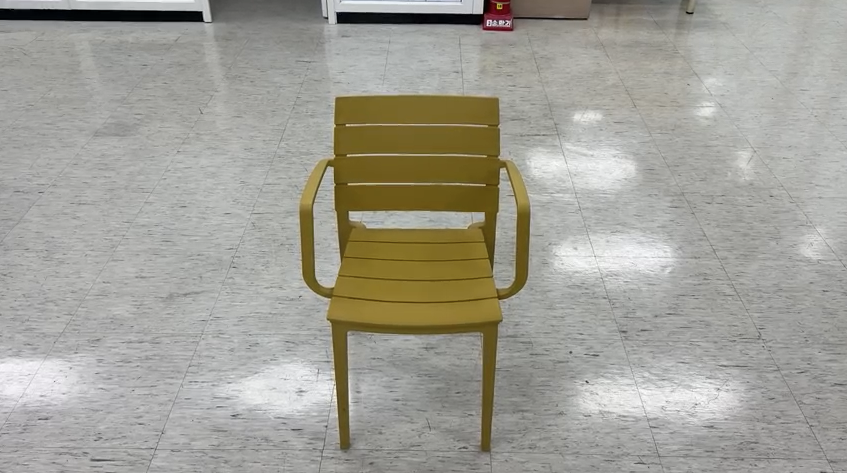
#> input picture assets/chair_template.png, 847 x 473 px
$ python test.py
#> lines starting #> are read from the running program, lines starting #| are printed output that depends on the picture; pictures that were not available may be replaced by others from this repository, and a replacement may not be noted
import cv2, numpy as np, time, math
from typing import Tuple

# ===== 사용자 설정 =====
SOURCE = "../../assets/chair_test_480p_30fps.mp4"  # 0 이면 웹캠
TEMPLATE_PATH = "../../assets/chair_template.png"  # 기준 템플릿 파일
FRAME_MAX_W = 720     # 입력 프레임을 이 너비로 축소 (속도 ↑), 0이면 원본
ANALYZE_EVERY = 2      # N프레임마다 분석(1=매프레임, 2=절반)
POS_THRESH_PX = 100     # 기준 위치로부터 허용 편차(픽셀, 축소 후 기준)
SCORE_THRESH  = 0.8   # 유사도 임계 (TM_CCOEFF_NORMED: 0~1, 높을수록 유사)
GRACE_SECS    = 10     # 이탈 지속 허용 시간
ROT_DEGS      = list(range(-15, 16, 5)) # 템플릿 회전 각도 스윕(도 단위)
METHOD        = cv2.TM_CCOEFF_NORMED     # 정규화 상관

# =====================

def resize_keep_w(img, max_w: int):
    if max_w and img.shape[1] > max_w:
        r = max_w / img.shape[1]
        return cv2.resize(img, (max_w, int(img.shape[0]*r))), r
    return img, 1.0

def rotate_img(img, deg):
    (h,w) = img.shape[:2]
    M = cv2.getRotationMatrix2D((w/2, h/2), deg, 1.0)
    return cv2.warpAffine(img, M, (w,h), flags=cv2.INTER_LINEAR, borderMode=cv2.BORDER_REPLICATE)

def preprocess_for_matching(img):
    # 조명 변화에 조금 더 강하게: 그레이+약블러+엣지(선택)
    g = cv2.cvtColor(img, cv2.COLOR_BGR2GRAY)
    g = cv2.GaussianBlur(g, (3,3), 0)
    return g

def best_match(frame_gray, templates_gray):
    # 여러 회전 템플릿 중 최고 유사/위치/각도 찾기
    best = {"score": -1, "top_left": (0,0), "size": None, "deg": 0}
    for deg, tmpl in templates_gray:
        res = cv2.matchTemplate(frame_gray, tmpl, METHOD)
        minv, maxv, minloc, maxloc = cv2.minMaxLoc(res)
        if maxv > best["score"]:
            th, tw = tmpl.shape[:2]
            best.update({
                "score": maxv,
                "top_left": maxloc,
                "size": (tw, th),
                "deg": deg
            })
    return best

def center_from(top_left, size):
    x,y = top_left
    tw, th = size
    return (x + tw//2, y + th//2)

def main():
    # 템플릿 로드 & 축소 & 회전군 준비
    template = cv2.imread(TEMPLATE_PATH)
#> template is the input picture: shape (473, 847, 3); mean B, G, R 150.8, 159.8, 161.4
    if template is None:
        raise SystemExit(f"Cannot read template: {TEMPLATE_PATH}")
    template, _ = resize_keep_w(template, 300)  # 템플릿도 과소/과대 방지
#> template: shape (167, 300, 3)
    templates_gray = [(deg, preprocess_for_matching(rotate_img(template, deg)))
                      for deg in ROT_DEGS]
#> in preprocess_for_matching (call 6), `g = cv2.cvtColor(img, cv2.COLOR_BGR2GRAY)`:
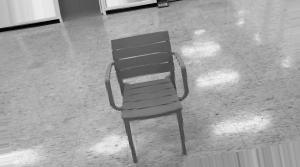
#> g: shape (167, 300); min 2, max 247, mean 160.2
#> in preprocess_for_matching (call 7), `g = cv2.cvtColor(img, cv2.COLOR_BGR2GRAY)`:
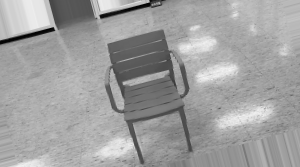
#> g: shape (167, 300); min 2, max 245, mean 159.6
#> templates_gray = 7 items

    cap = cv2.VideoCapture(SOURCE)
    if not cap.isOpened():
        raise SystemExit(f"Cannot open source: {SOURCE}")

    # 첫 프레임에서 기준 위치/각도/점수 계산
    ok, first = cap.read()
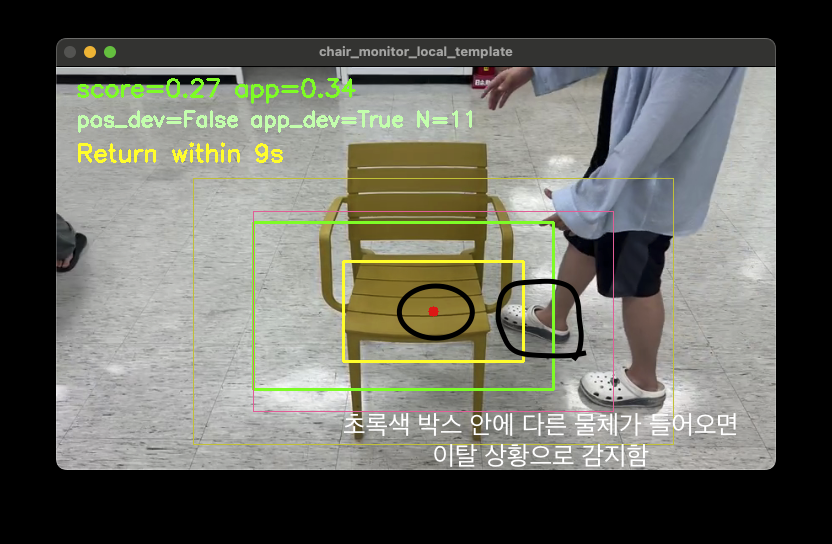
#> input picture src/tests/problem.png, 832 x 544 px, given in place of chair_test_480p_30fps.mp4, which was not available
#> first is the input picture: shape (544, 832, 3); mean B, G, R 93.8, 102.3, 101.4
    if not ok:
        raise SystemExit("No first frame")
    first, scale_r = resize_keep_w(first, FRAME_MAX_W)
#> first: shape (470, 720, 3)
#> scale_r = 0.865
    first_g = preprocess_for_matching(first)
#> in preprocess_for_matching (call 8), `g = cv2.cvtColor(img, cv2.COLOR_BGR2GRAY)`:
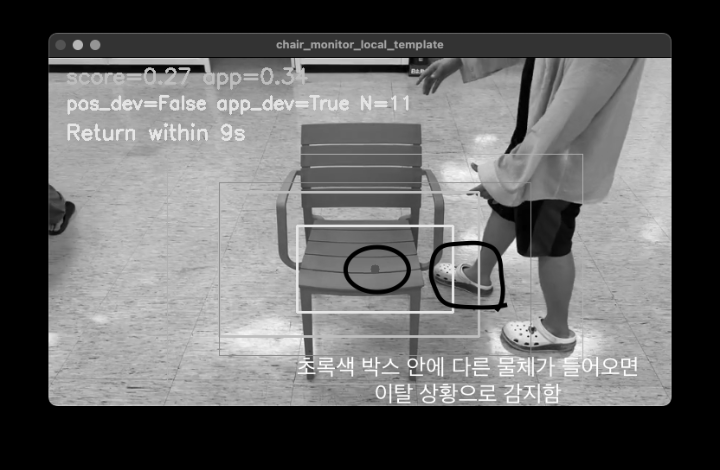
#> g: shape (470, 720); min 0, max 255, mean 100.9
    bm0 = best_match(first_g, templates_gray)
#> the loop in best_match, `for deg, tmpl in templates_gray:` made 7 passes
#> (deg, minv, maxv, minloc, maxloc) on passes 1 to 7: (-15, -0.321, 0.288, (316, 76), (205, 64)), (-10, -0.36, 0.317, (313, 74), (217, 63)), (-5, -0.368, 0.328, (315, 74), (217, 64)), (0, -0.37, 0.312, (306, 99), (212, 63)), (5, -0.332, 0.272, (306, 88), (217, 79)), (10, -0.283, 0.265, (317, 81), (216, 87)), (15, -0.265, 0.25, (102, 227), (245, 134))
#> pass 1, in best_match, `res = cv2.matchTemplate(frame_gray, tmpl, METHOD)`:
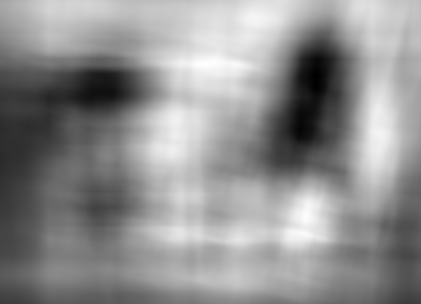
#> res: shape (304, 421) float32; min -0.321, max 0.288, mean 0.0235; drawn with min black and max white
#> pass 3, in best_match, `res = cv2.matchTemplate(frame_gray, tmpl, METHOD)`:
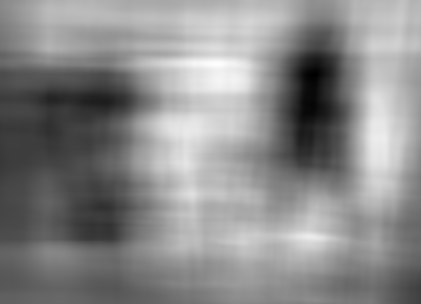
#> res: shape (304, 421) float32; min -0.368, max 0.328, mean 0.00906; drawn with min black and max white
#> after the loop in best_match, `for deg, tmpl in templates_gray:`:
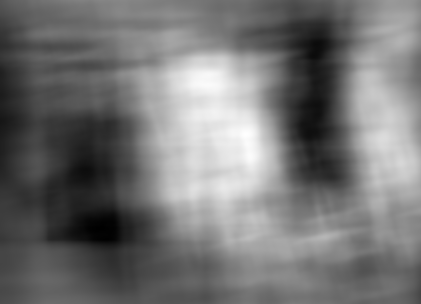
#> res: shape (304, 421) float32; min -0.265, max 0.25, mean -0.029; drawn with min black and max white
#> after the loop in best_match, `for deg, tmpl in templates_gray:`: best = {'score': 0.328, 'top_left': (217, 64), 'size': (300, 167), 'deg': -5}
#> bm0 has the same summary as best in best_match
    home = center_from(bm0["top_left"], bm0["size"])
#> home = (367, 147)
    home_deg = bm0["deg"]
#> home_deg = -5
    print(f"[INIT] score={bm0['score']:.3f}, home={home}, deg={home_deg}")
#| [INIT] score=0.328, home=(367, 147), deg=-5

    deviate_since = None
    fcount = 0

    while True:
        ok, frame = cap.read()
        if not ok:
            time.sleep(0.01)
            continue
        fcount += 1
        if fcount % ANALYZE_EVERY != 0:
            # 디스플레이만 계속할 수도 있지만 여기선 스킵
            continue

        frame, _ = resize_keep_w(frame, FRAME_MAX_W)
        fg = preprocess_for_matching(frame)
        bm = best_match(fg, templates_gray)
        c  = center_from(bm["top_left"], bm["size"])
        dx, dy = c[0]-home[0], c[1]-home[1]
        dist = math.hypot(dx, dy)
        score = bm["score"]

        # 이탈 조건: 점수 낮거나(매칭 불가) +/or 위치 크게 변함
        # 점수 기준이 너무 타이트하면 미탐, 너무 느슨하면 오탐 → 0.5~0.7 구간에서 튜닝
        deviated = (score < SCORE_THRESH) or (dist > POS_THRESH_PX)

        now = time.time()
        if deviated:
            if deviate_since is None:
                deviate_since = now
        else:
            deviate_since = None

        alert = False; remain = 0
        if deviate_since is not None:
            elapsed = now - deviate_since
            remain = max(0, int(GRACE_SECS - elapsed))
            if elapsed >= GRACE_SECS:
                alert = True

        # 시각화
        vis = frame.copy()
        tw, th = bm["size"]
        x,y = bm["top_left"]
        cv2.rectangle(vis, (x,y), (x+tw, y+th), (0,255,0), 2)
        cv2.circle(vis, home,   5, (255,255,0), -1)
        cv2.circle(vis, c,      5, (0,0,255) if deviated else (0,255,0), -1)
        cv2.line(vis, home, c, (0,0,255) if deviated else (0,255,0), 2)
        cv2.putText(vis, f"score={score:.2f} dist={int(dist)}px rot={bm['deg']}deg",
                    (20,30), cv2.FONT_HERSHEY_SIMPLEX, 0.8, (0,255,0), 2)

        if deviate_since and not alert:
            cv2.putText(vis, f"Return within {remain}s",
                        (20,65), cv2.FONT_HERSHEY_SIMPLEX, 0.8, (0,255,255), 2)
        if alert:
            cv2.putText(vis, "ALERT: Pattern deviated!",
                        (20,100), cv2.FONT_HERSHEY_SIMPLEX, 0.9, (0,0,255), 3)

        cv2.imshow("template_monitor", vis)
        if cv2.waitKey(1) & 0xFF == 27:
            break

    cap.release(); cv2.destroyAllWindows()

if __name__ == "__main__":
    main()
